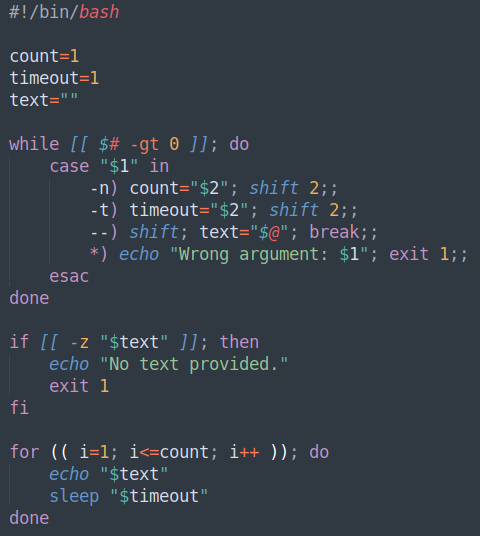
#> input picture 2/container.png, 480 x 536 px
$ python main.py
#> lines starting #> are read from the running program, lines starting #| are printed output that depends on the picture
import numpy as np
import cv2
import matplotlib.pyplot as plt
import os

# Оценочные функции искажений

def compute_mse(original, stego):
    """Вычисляет среднюю квадратическую ошибку (MSE) между оригинальным и стегоизображением."""
    mse = np.mean((original.astype(np.float64) - stego.astype(np.float64)) ** 2)
    return mse


def compute_snr(original, stego):
    """Вычисляет отношение сигнал/шум (SNR) в децибелах между оригиналом и стегоизображением."""
    signal = np.sum(original.astype(np.float64) ** 2)
    noise = np.sum((original.astype(np.float64) - stego.astype(np.float64)) ** 2)
    if noise == 0:
        return float('inf')
    snr = 10 * np.log10(signal / noise)
    return snr


def compute_maxD(original, stego):
    """Вычисляет максимальное абсолютное отклонение."""
    return np.max(np.abs(original.astype(np.float64) - stego.astype(np.float64)))

# Функции стеганографии Куттера-Джордана-Боссена

def embed_kjb(container, message_bits, lam):
    """
    Встраивает биты message_bits в синий канал контейнера по методу Куттера-Джордана-Боссена.
    container: HxWx3 uint8
    message_bits: 1D array из {0,1}
    lam: константа lambda (энергия встраиваемого сигнала)
    """
    stego = container.copy().astype(np.float64)
    H, W, _ = container.shape
    # Случайный порядок встраивания
    coords = np.stack(np.meshgrid(np.arange(H), np.arange(W), indexing='ij'), axis=-1).reshape(-1,2)
    np.random.seed(42)
    chosen = coords[np.random.choice(len(coords), size=len(message_bits), replace=False)]

    for (y, x), m in zip(chosen, message_bits):
        R, G, B = container[y, x]
        L = 0.299*R + 0.587*G + 0.114*B
        if m == 1:
            stego[y, x, 2] = B + lam * L
        else:
            stego[y, x, 2] = B - lam * L
    # Ограничение по диапазону
    stego = np.clip(stego, 0, 255).astype(np.uint8)
    return stego, chosen


def extract_kjb(stego, chosen_coords, lam, sigma=1):
    """
    Извлекает биты из синих каналов стегоизображения по методу Куттера.
    stego: HxWx3 uint8
    chosen_coords: список координат, в которых была встраивалась информация
    sigma: число соседних пикселей (обычно 1)
    """
    H, W, _ = stego.shape
    extracted = []
    for (y, x) in chosen_coords:
        # Предсказываемое значение синей компоненты
        neigh = []
        for dy, dx in [(-sigma,0),(sigma,0),(0,-sigma),(0,sigma)]:
            ny, nx = y+dy, x+dx
            if 0 <= ny < H and 0 <= nx < W:
                neigh.append(int(stego[ny, nx, 2]))
        if not neigh:
            neigh_val = stego[y, x, 2]
        else:
            neigh_val = sum(neigh) / len(neigh)
        # Сравнение
        if stego[y, x, 2] > neigh_val:
            extracted.append(1)
        else:
            extracted.append(0)
    return np.array(extracted, dtype=np.uint8)

# Демонстрация и оценка

def evaluate_on_image(image_path, lambdas, n_bits=5000, output_dir='stego_outputs'):
    # Создаем папку для результатов
#> called with image_path = 'container.png', n_bits = 5000, output_dir = 'stego_outputs'
    os.makedirs(output_dir, exist_ok=True)

    # Загрузка изображения
    container = cv2.imread(image_path)
#> container is the input picture: shape (536, 480, 3); mean B, G, R 69.1, 60.1, 52.4
    if container is None:
        raise FileNotFoundError(f"Не удалось загрузить изображение: {image_path}")
    # Преобразование BGR -> RGB
    container = cv2.cvtColor(container, cv2.COLOR_BGR2RGB)
    H, W, _ = container.shape
#> H = 536; W = 480

    # Генерация случайного сообщения
    np.random.seed(0)
    message = np.random.randint(0, 2, size=n_bits, dtype=np.uint8)

    # Массивы результатов
    results = {
        'lambda': [],
        'error_prob': [],
        'mse': [],
        'snr': [],
        'maxD': []
    }

    for lam in lambdas:
        stego, coords = embed_kjb(container, message, lam)

        # Сохраняем стегоизображение
        lam_str = str(lam).replace('.', '_')
        stego_bgr = cv2.cvtColor(stego, cv2.COLOR_RGB2BGR)
        stego_path = os.path.join(output_dir, f'stego_{lam_str}.png')
        cv2.imwrite(stego_path, stego_bgr)

        extracted = extract_kjb(stego, coords, lam)
        error_prob = np.mean(message != extracted)
        # Оценка искажений
        mse = compute_mse(container, stego)
        snr = compute_snr(container, stego)
        maxd = compute_maxD(container, stego)

        results['lambda'].append(lam)
        results['error_prob'].append(error_prob)
        results['mse'].append(mse)
        results['snr'].append(snr)
        results['maxD'].append(maxd)

        print(f"λ={lam}: Ошибки={error_prob:.4f}, MSE={mse:.2f}, SNR={snr:.2f} дБ, maxD={maxd}")
#> this loop made 6 passes
#> (error_prob, mse, noise in compute_snr, snr, maxd) on passes 1 to 6: (0.0358, 0.247, 190737, 42.25, 22), (0.0056, 5.91, 4563099, 28.46, 108), (0.0002, 21.98, 16962757, 22.75, 213), (0, 55.3, 42682628, 18.75, 231), (0, 129.9, 100264335, 15.04, 231), (0, 129.9, 100264335, 15.04, 231)
#| λ=0.1: Ошибки=0.0358, MSE=0.25, SNR=42.25 дБ, maxD=22.0
#| λ=0.5: Ошибки=0.0056, MSE=5.91, SNR=28.46 дБ, maxD=108.0
#| λ=1: Ошибки=0.0002, MSE=21.98, SNR=22.75 дБ, maxD=213.0
#| λ=2: Ошибки=0.0000, MSE=55.30, SNR=18.75 дБ, maxD=231.0
#| λ=5: Ошибки=0.0000, MSE=129.90, SNR=15.04 дБ, maxD=231.0
#| λ=10: Ошибки=0.0000, MSE=129.90, SNR=15.04 дБ, maxD=231.0
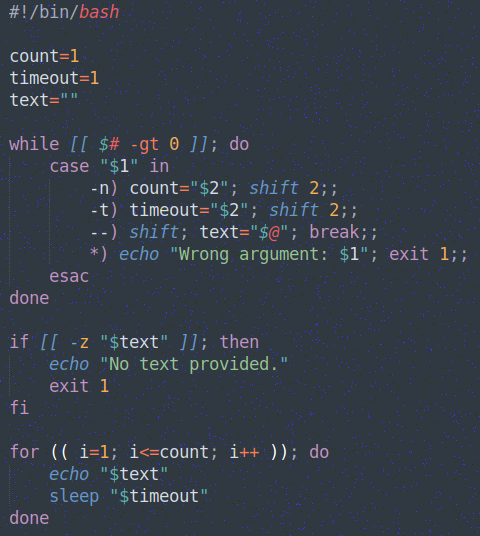
#> stego: shape (536, 480, 3); mean R, G, B 52.4, 60.1, 70.3

    # Построение зависимости P_error от λ
    plt.figure()
    plt.plot(results['lambda'], results['error_prob'], marker='o')
    plt.xlabel('λ')
    plt.ylabel('Вероятность ошибки')
    plt.title('Зависимость вероятности ошибки от λ')
    plt.grid(True)
    plt.show()
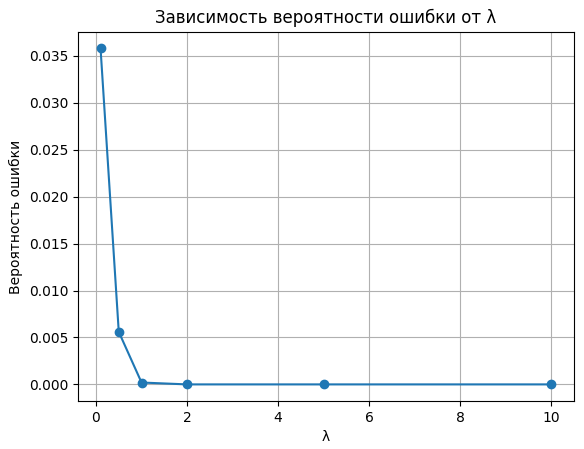
#> figure drawn by matplotlib, 1 panel

    return results

if __name__ == '__main__':
    # Пример использования
    lambdas = [0.1, 0.5, 1, 2, 5, 10]
    results = evaluate_on_image('container.png', lambdas)
